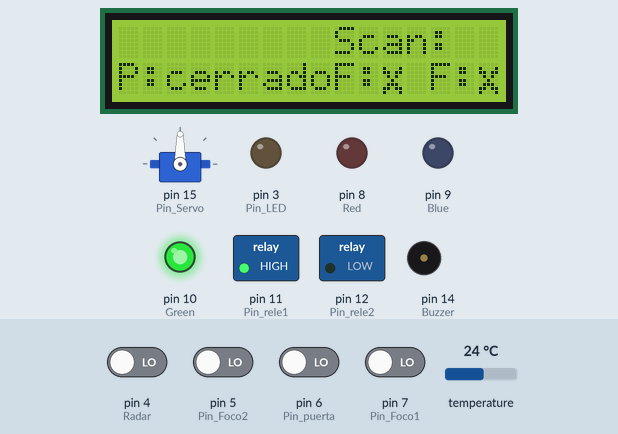
Simulated run of this sketch. Board: Arduino Uno, built with avr-gcc and run on an emulated ATmega328P. On the bench: servo, 16×2 character LCD, switched loads named in the sketch (green lamp = pin HIGH), output pins drawn as LEDs (lit = HIGH), buzzer (waves = sounding, pin HIGH). Dashed ring = blinking. The test bench sets the inputs (shaded band); at power-on: pin 4 (Radar), pin 5 (Pin_Foco2), pin 6 (Pin_puerta), pin 7 (Pin_Foco1) LOW, temperature 24 °C.

Above: at 1.3 s.
1.4 s: pin 6 (Pin_puerta) driven HIGH
At 2.6 s:
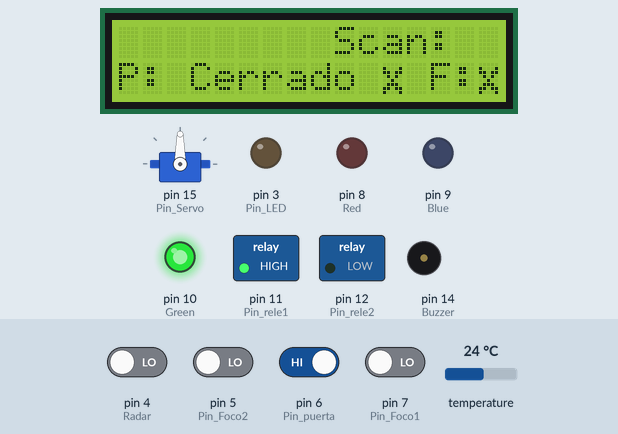
5.1 s: pin 4 (Radar) driven HIGH
At 7.0 s:
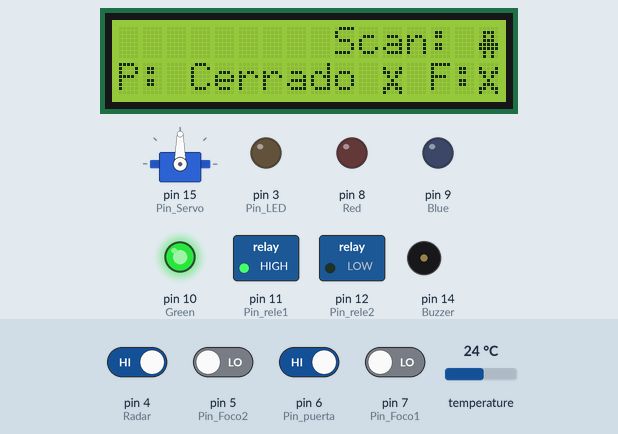
8.8 s: pin 7 (Pin_Foco1) driven HIGH
At 10.7 s:
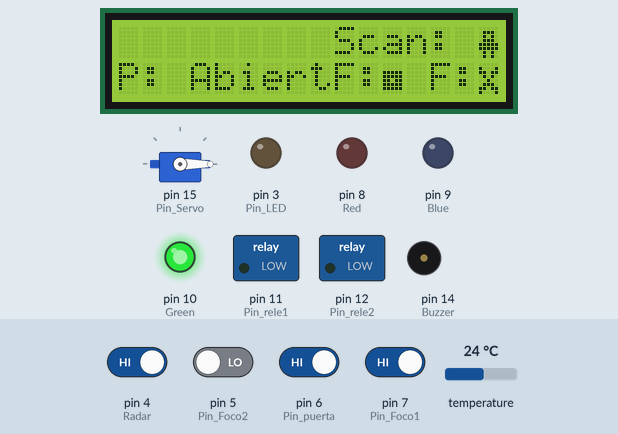
12.5 s: pin 5 (Pin_Foco2) driven HIGH
At 13.6 s:
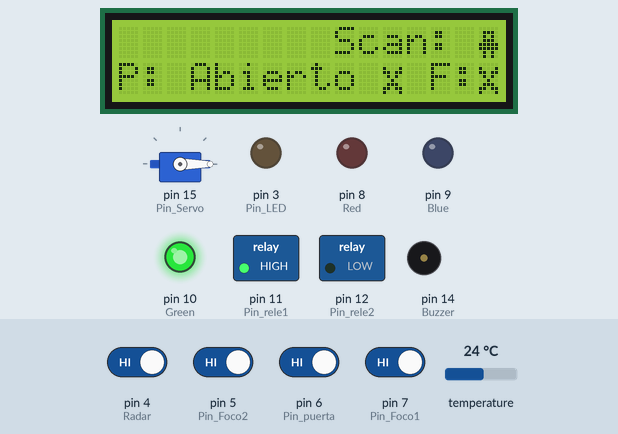
16.2 s: pin 7 (Pin_Foco1) driven LOW
At 18.4 s:
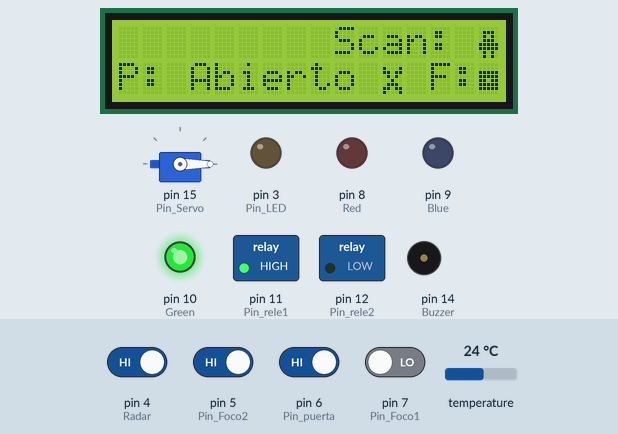
19.9 s: pin 6 (Pin_puerta) driven LOW
At 21.47 s:
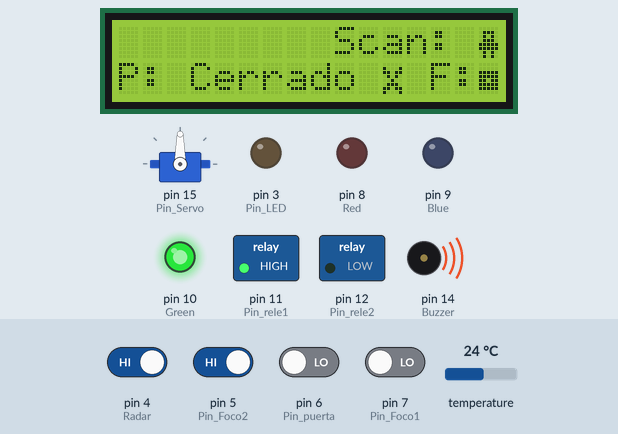
Timing chart, 0 to 24.6 s (numbered marks = the images above; inputs shaded):
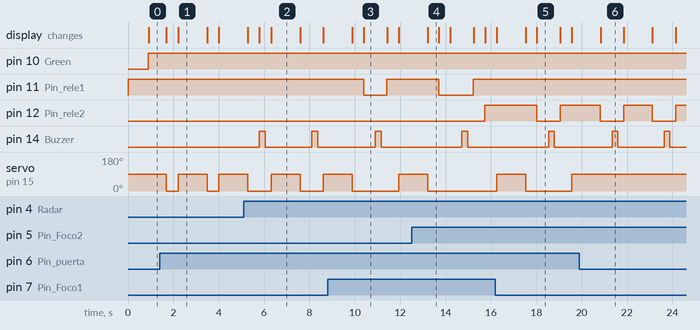

The sketch:

Practica_7.ino
```cpp
/*
Fundación Kinal
Centro Educativo Técnico Labral Kinal
Electrónica
Grado: Quinto
Sección: A
Curso: Taller de Electrónica Digital y Reparación de Computadoras I
Nombre: Javier Andre Gonzalez Barrera
Carné: 2019474
*/
#include <Servo.h>
#include <Adafruit_NeoPixel.h>
#include <OneWire.h>
#include <DallasTemperature.h>
#include <Wire.h>
#include <LiquidCrystal_I2C.h>

#define Pin_LED 3
#define Radar 4
#define Red 8
#define Blue 9
#define Green 10
#define Buzzer 14
#define Pin_puerta 6
#define Pin_Servo 15
#define Pin_rele1 11
#define Pin_rele2 12
#define Pin_Foco1 7
#define Pin_Foco2 5
#define columnas 16
#define filas 2
#define Direccion_lcd 0x27
Servo servo;
Adafruit_NeoPixel neopixel(7, Pin_LED, NEO_GRB + NEO_KHZ800);
OneWire ourWire(2);
DallasTemperature sensors(&ourWire);
LiquidCrystal_I2C LCD_Javier(Direccion_lcd, columnas, filas);


int Puerta = 0;
int Foco_1 = 0;
int Foco_2 = 0;

void Configsalidas()
{
    pinMode(Pin_LED, OUTPUT);
    pinMode(Blue, OUTPUT);
    pinMode(Green, OUTPUT);
    pinMode(Red, OUTPUT);
    pinMode(Buzzer, OUTPUT);
    pinMode(Pin_rele1, OUTPUT);
    pinMode(Pin_rele2, OUTPUT);
}
void Configentradas()
{
    pinMode(Pin_Foco1, INPUT);
    pinMode(Pin_Foco2, INPUT);
    pinMode(Radar, INPUT);
    pinMode(Pin_puerta, INPUT);
}

void temperatura();
int  obtenerTemperaturaCelsius();
void mostrarTemperaturaLCD(int temperaturaCelsius, int temperaturaFahrenheit, int Animacion);
void movimiento();
void controlPuerta();
void controlFoco1();
void controlFoco2();

byte Hielo[] = {
    B00000,
    B00000,
    B11111,
    B11111,
    B11011,
    B11111,
    B11111,
    B00000
};
byte Agua[] = {
    B00000,
    B00010,
    B00110,
    B01110,
    B11111,
    B11111,
    B01110,
    B00000
};

byte Fuego[] = {
    B10101,
    B01010,
    B10110,
    B01110,
    B11111,
    B11111,
    B11111,
    B01110
};

byte Humano[] = {
    B00000,
    B01110,
    B01010,
    B01110,
    B11111,
    B11111,
    B01010,
    B01010
};

byte f_apagado[] = {
    B00000,
    B10001,
    B11011,
    B01010,
    B00100,
    B01110,
    B11011,
    B10001
};
byte f_encendido[] = {
    B00000,
    B00000,
    B11111,
    B11111,
    B11011,
    B11111,
    B11111,
    B00000
};

void setup()
{
    Configsalidas();
    Configentradas();
    digitalWrite(Pin_rele1, HIGH);
    digitalWrite(Pin_rele1, HIGH);
    servo.attach(Pin_Servo);
    sensors.begin();
    LCD_Javier.init();
    LCD_Javier.backlight();
    LCD_Javier.createChar(0,Hielo);
    LCD_Javier.createChar(1,Agua);
    LCD_Javier.createChar(2,Fuego);
    LCD_Javier.createChar(3,Humano);
    LCD_Javier.createChar(4,f_apagado);
    LCD_Javier.createChar(5,f_encendido);
    LCD_Javier.setCursor(0,1);
    LCD_Javier.print("P:cerrado");
    LCD_Javier.setCursor(9,1);
    LCD_Javier.print("F:");
    LCD_Javier.write(4);
    LCD_Javier.setCursor(13,1);
    LCD_Javier.print("F:");
    LCD_Javier.write(4);
}

void loop()
{
    int temperaturaCelsius = obtenerTemperaturaCelsius();
    controlPuerta();
    controlFoco1();
    controlFoco2();
    temperatura(temperaturaCelsius);
    movimiento();
    controlFoco1();
    controlFoco2();
    controlPuerta();
}

void temperatura(int temperaturaCelsius)
{
    switch (temperaturaCelsius)
    {
        case 15 ... 21:
            digitalWrite(Red, HIGH);
            digitalWrite(Blue, HIGH);
            digitalWrite(Green, LOW);
            break;
        case 22 ... 25:
            digitalWrite(Red, LOW);
            digitalWrite(Blue, LOW);
            digitalWrite(Green, HIGH);
            break;
        case 26 ... 45:
            digitalWrite(Red, HIGH);
            digitalWrite(Blue, LOW);
            digitalWrite(Green, LOW);
            break;
        default:
            break;
    }
}
int obtenerTemperaturaCelsius()
{
    sensors.requestTemperatures();
    float temp = sensors.getTempCByIndex(0);
    return static_cast<int>(temp);
}

void mostrarTemperaturaLCD(int temperaturaCelsius, int temperaturaFahrenheit, int Animacion)
{
    LCD_Javier.setCursor(0, 0);
    LCD_Javier.print("Temp: ");
    LCD_Javier.write(Animacion);
    LCD_Javier.setCursor(6, 0);
    LCD_Javier.print(temperaturaCelsius);
    LCD_Javier.setCursor(12, 0);
    LCD_Javier.print(temperaturaFahrenheit);
    LCD_Javier.write(0xDF);
    LCD_Javier.print("C");
}

void movimiento()
{
    bool mov = digitalRead(Radar);
    if (mov == 1)
    {
        LCD_Javier.setCursor(9, 0);
        LCD_Javier.print("Scan: ");
        LCD_Javier.write(3);
        for (int i = 0; i < 8; i++)
        {
            neopixel.setPixelColor(i, neopixel.Color(255, 0, 0));
            neopixel.show();
        }
        digitalWrite(Buzzer, HIGH);
        delay(250);
        for (int i = 0; i < 8; i++)
        {
            neopixel.setPixelColor(i, neopixel.Color(124, 252, 0));
            neopixel.show();
        }
        LCD_Javier.setCursor(9, 0);
        LCD_Javier.print("Scan: ");
        digitalWrite(Buzzer, LOW);
        delay(250);
    }
    else if (mov == 0)
    {
        for (int i = 0; i < 8; i++)
        {
            neopixel.setPixelColor(i, neopixel.Color(0, 0, 255));
            neopixel.show();
        }
        LCD_Javier.setCursor(9, 0);
        LCD_Javier.print("Scan: ");
    }
}
void controlPuerta()
{
    if (digitalRead(Pin_puerta) && Puerta == 0)
    {
        servo.write(0);
        LCD_Javier.setCursor(0, 1);
        LCD_Javier.print("P: Abierto ");
        delay(500);
        Puerta = 1;
    }
    else if (digitalRead(Pin_puerta) && Puerta == 1)
    {
        servo.write(90);
        LCD_Javier.setCursor(0, 1);
        LCD_Javier.print("P: Cerrado ");
        delay(500);
        Puerta = 0;
    }
}

void controlFoco1()
{
    if (digitalRead(Pin_Foco1) && Foco_1 == 0)
    {
        digitalWrite(Pin_rele1, LOW);
        LCD_Javier.setCursor(9, 1);
        LCD_Javier.print("F:");
        LCD_Javier.write(5);
        delay(500);
        Foco_1 = 1;
    }
    else if (digitalRead(Pin_Foco1) && Foco_1 == 1)
    {
        digitalWrite(Pin_rele1, HIGH);
        LCD_Javier.setCursor(9, 1);
        LCD_Javier.print("F:");
        LCD_Javier.write(4);
        delay(500);
        Foco_1 = 0;
    }
}

void controlFoco2()
{
    if (digitalRead(Pin_Foco2) && Foco_2 == 0)
    {
        digitalWrite(Pin_rele2, LOW);
        LCD_Javier.setCursor(13, 1);
        LCD_Javier.print("F:");
        LCD_Javier.write(5);
        delay(500);
        Foco_2 = 1;
    }
    else if (digitalRead(Pin_Foco2) && Foco_2 == 1)
    {
        digitalWrite(Pin_rele2, HIGH);
        LCD_Javier.setCursor(13, 1);
        LCD_Javier.print("F:");
        LCD_Javier.write(4);
        delay(500);
        Foco_2 = 0;
    }
}
```

Measured:
- after the input at 1.4 s, servo on pin 15 (Pin_Servo): alternates 90° for 1.3 s and 0° for 0.52 s, starting after 0.29 s; the display: first changes after 0.29 s (image 1 shows a later state)
- after the input at 5.1 s, pin 14 (Buzzer): alternates HIGH for 0.26 s and LOW for 2.0 s, starting after 0.69 s; servo on pin 15 (Pin_Servo): 0° → 90° after 1.2 s, → 0° 1.3 s later, → 90° 1.0 s later; the display: first differs from a run without the input after 0.69 s (image 2 shows a later state)
- after the input at 8.8 s, pin 11 (Pin_rele1): HIGH → LOW after 1.6 s, → HIGH 1.0 s later; the display: first differs from a run without the input after 1.6 s (image 3)
- after the input at 12.5 s, pin 12 (Pin_rele2): LOW → HIGH after 3.2 s; servo on pin 15 (Pin_Servo): goes on until 13.2 s, then stays 0°
- after the input at 16.2 s, pin 11 (Pin_rele1): stays HIGH (without the input it goes to LOW after 1.8 s); pin 12 (Pin_rele2): HIGH → LOW after 1.8 s instead of 2.3 s; the display: first differs from a run without the input after 1.8 s (image 5)
- after the input at 19.9 s, servo on pin 15 (Pin_Servo): stays 90° (without the input it goes to 0° after 0.94 s); the display: changes after 0.93 s (image 6)
- what the display in image 1 shows lasts 1.3 s, from 2.2 s to 3.5 s
